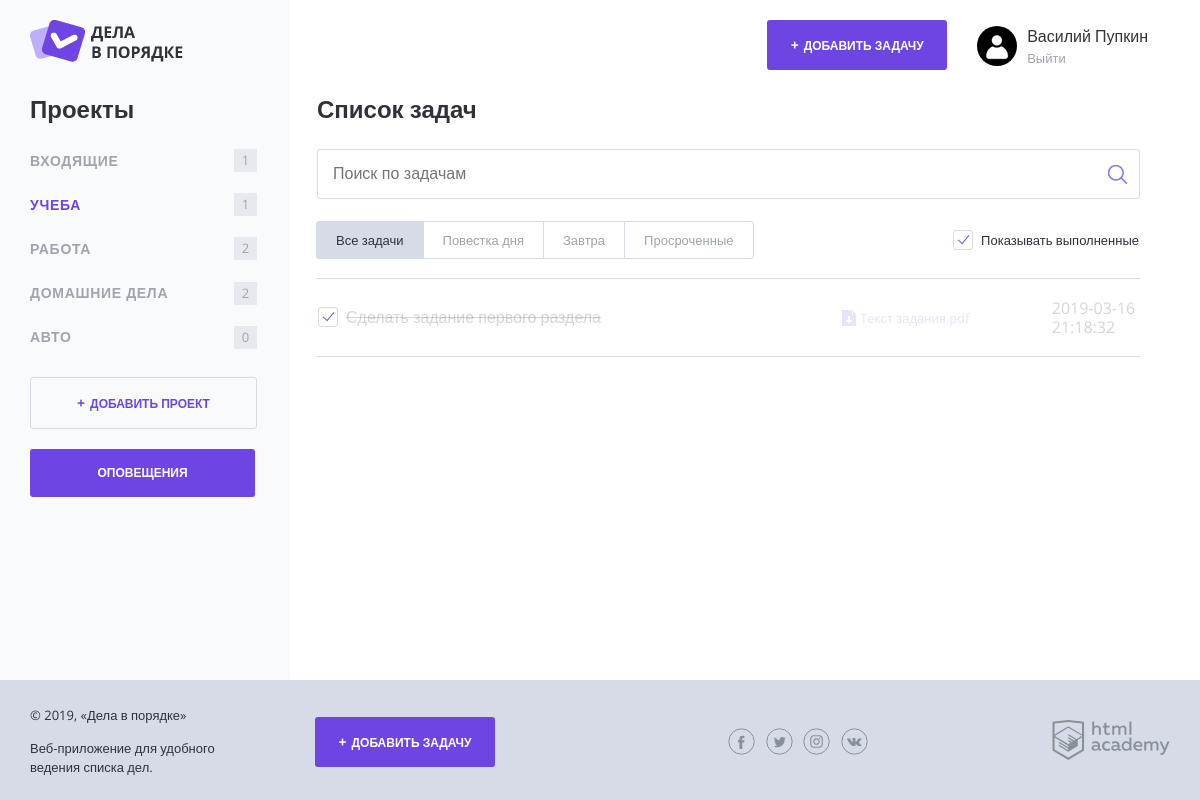
Screenshot of /index.php?condition=all&show_completed=1&project_id=2 (signed in) with the database file from the repository.
### tables this page shows
CREATE TABLE projects (
  id      INT UNSIGNED NOT NULL AUTO_INCREMENT PRIMARY KEY,
  user_id INT UNSIGNED NOT NULL DEFAULT 0,
  name    VARCHAR(50)
);

CREATE TABLE tasks (
  id              INT UNSIGNED     NOT NULL AUTO_INCREMENT PRIMARY KEY,
  project_id      INT UNSIGNED     NOT NULL DEFAULT 0,
  user_id         INT UNSIGNED     NOT NULL DEFAULT 0,
  creation_date   TIMESTAMP        NOT NULL DEFAULT CURRENT_TIMESTAMP,
  completion_date TIMESTAMP,
  status          TINYINT UNSIGNED NOT NULL DEFAULT 0,
  name            CHAR(64)         NOT NULL DEFAULT '',
  file            CHAR(50)         NOT NULL DEFAULT '',
  expiration_date TIMESTAMP        NOT NULL DEFAULT CURRENT_TIMESTAMP
);

### definitions/functions.php (called while the page is built, shortened)
<?php
    require_once('db_functions.php');
    require_once('session_functions.php');
    function include_template ($name, $data) {
        $name = 'templates/' . $name;
        extract($data);
        require $name;
        return ob_get_clean();
    }
    function get_assoc_element ($data, $key, $array_return = false) {
        $empty_value = $array_return ? [] : '';
        return isset($data) && is_array($data) && array_key_exists($key, $data) && isset($data[$key]) ? $data[$key] : $empty_value;
    }
    function get_pure_data ($data, $key) {
        return isset($data) && array_key_exists($key, $data) && isset($data[$key]) ? trim(strip_tags($data[$key])) : '';
    }
    function get_task_classname ($status, $seconds_left) {
        $seconds_left = empty($seconds_left) ? 0 : $seconds_left;
        $result = ($status) ? 'task--completed' : '';
        $result .= ($seconds_left <= 24 * 3600) ? ' ' . 'task--important' : '';
        return $result;
    }
    function get_current_tab_classname ($current, $tab) {
        return $current === $tab ? ' tasks-switch__item--active ' : '';
    }
    function get_href_by_current_filters ($current_filter, $show_completed, $project_id = null) {
        return 'index.php?condition=' . $current_filter . '&show_completed=' . $show_completed . ($project_id ? '&project_id=' . $project_id : '');
    }
    function get_active_project_style ($current_project, $project_id) {
        return (intval($current_project) === intval($project_id)) ? ' style = "color: #6e45e2;" ' : '';
    }

### definitions/session_functions.php (called while the page is built, shortened)
<?php
    function is_auth_user () {
        return isset($_SESSION[DDONE_SESSION]);
    }
    function get_auth_user_property ($property_name, $specific_value = '') {
        $current = $specific_value;
        if (isset($_SESSION[DDONE_SESSION])) {
            $current = strip_tags(get_assoc_element($_SESSION[DDONE_SESSION], $property_name));
        }
        return $current;
    }

### definitions/db_functions.php (called while the page is built, shortened)
<?php
    function get_data_from_db (&$connection, $query, $user_error_message, $single = false) {
        $data = [[ERROR_KEY => $user_error_message]];
        if ($connection) {
            $result = mysqli_query($connection, $query);
            if ($result) {
                $data = $single ? mysqli_fetch_assoc($result) : mysqli_fetch_all($result, MYSQLI_ASSOC);
            } else {
                $data = [[ERROR_KEY => mysqli_error($connection)]];
            }
        }
        return $data;
    }
    function was_error (&$data) {
        return isset($data[0]) && array_key_exists(ERROR_KEY, $data[0]);
    }
    function get_user_projects ($connection, $user_id) {
        $sql = 'SELECT p.id, p.name, CASE WHEN tt.tasks_amount IS NULL THEN 0 ELSE tt.tasks_amount END AS tasks_amount
                    FROM projects AS p
                           LEFT OUTER JOIN (SELECT COUNT(*) AS tasks_amount, t.project_id
                                            FROM tasks AS t
                                            WHERE t.user_id = ' . mysqli_real_escape_string($connection, $user_id) . '
                                            GROUP BY t.project_id) AS tt ON p.id = tt.project_id
                    WHERE user_id =' . mysqli_real_escape_string($connection, $user_id) . ';';
        $data = get_data_from_db($connection, $sql, 'Невозможно получить данные о проектах');
        return (!$data || was_error($data)) ? [] : $data;
    }
    function get_user_tasks ($connection, $user_id, $show_completed, $project_id, $search_string, $filter_string = 'none') {
        $show_condition = $show_completed ? '' : ' AND status = 0 ';
        $project_condition = $project_id ? ' AND project_id = ' . mysqli_real_escape_string($connection, $project_id) . ' ' : '';
        $filter_condition = get_assoc_element(FILTER_CONDITION, mysqli_real_escape_string($connection, $filter_string));
        $filter_condition = empty($filter_condition) ? '' : ' AND ' . $filter_condition;
        $search_condition = empty($search_string) ? '' : ' AND  MATCH(name) AGAINST("' . $search_string . '" IN BOOLEAN MODE)';
        $sql = 'SELECT id, name , file, expiration_date, status,
                      GREATEST(0, TIMESTAMPDIFF(SECOND, NOW(), expiration_date))  AS time_left FROM tasks
                      WHERE user_id = ' . mysqli_real_escape_string($connection, $user_id) . $show_condition . $project_condition . $search_condition . $filter_condition . ';';
        $data = get_data_from_db($connection, $sql, 'Невозможно получить данные о задачах');
        return (!$data || was_error($data)) ? [] : $data;
    }
    function get_project_existance ($connection, $user_id, $id) {
        $sql = 'SELECT id FROM projects  WHERE id = ' . mysqli_real_escape_string($connection, $id) .
            ' AND user_id = ' . mysqli_real_escape_string($connection, $user_id) . ' LIMIT 1;';
        $result = get_data_from_db($connection, $sql, 'Невозможно получить id проекта для пользователя', true);
        return $result ? true : false;
    }

### templates/projects.php (the view)
<ul class="main-navigation__list">
    <?php foreach ($projects as $project): ?>
        <li class="main-navigation__list-item">
            <a class="main-navigation__list-item-link"
               href="<?= get_href_by_current_filters($current_filter, $show_completed, get_pure_data($project, 'id')); ?>"
                <?= get_active_project_style($current_project, get_pure_data($project, 'id')); ?>>
                <?= get_pure_data($project, 'name'); ?>
            </a>
            <span
                class="main-navigation__list-item-count"> <?= get_pure_data($project, 'tasks_amount'); ?>
            </span>
        </li>
    <?php endforeach; ?>
</ul>

### templates/index.php (shortened to what this page needs)
<div class="page-wrapper">
    <div class="container container--with-sidebar">
        <header class="main-header">
            <?= $logo_content; ?>
            <div class="main-header__side">
                <a class="main-header__side-item button button--plus open-modal" href="form-task.php">Добавить
                    задачу</a>
                <div class="main-header__side-item user-menu">
                    <?= $user_content; ?>
                </div>
            </div>
        </header>
        <div class="content">
            <section class="content__side">
                <h2 class="content__side-heading">Проекты</h2>
                <nav class="main-navigation">
                    <?= $projects_content; ?>
                </nav>
                <a class="button button--transparent button--plus content__side-button"
                   href="form-project.php">Добавить проект</a>
                <a class="button content__side-button" href="notify.php" style="margin-top: 20px;">Оповещения</a>
            </section>
            <main class="content__main">
                <h2 class="content__main-heading">Список задач</h2>
                <?= $search_content; ?>
                <div class="tasks-controls">
                    <nav class="tasks-switch">
                        <?php foreach ($condition_descriptions as $condition_key => $condition_text): ?>
                            <a href="<?= get_href_by_current_filters($condition_key, $show_completed, $current_project); ?>"
                               class="tasks-switch__item <?= get_current_tab_classname($current_filter, $condition_key); ?>">
                                <?= $condition_text; ?>
                            </a>
                        <?php endforeach; ?>
                    </nav>
                    <label class="checkbox">
                        <span class="checkbox__text">Показывать выполненные</span>
                    </label>
                </div>
                <?php if (count($tasks) > 0): ?>
                    <table class="tasks">
                        <?php foreach ($tasks as $task): ?>
                            <?php if (!get_pure_data($task, 'status') || get_pure_data($task, 'status') && $show_completed): ?>
                                <tr class="tasks__item task <?= get_task_classname(get_pure_data($task, 'status'), get_pure_data($task, 'time_left')); ?>">
                                    <td class="task__select">
                                        <label class="checkbox task__checkbox">
                                            <span class="checkbox__text"> <?= get_pure_data($task, 'name'); ?></span>
                                        </label>
                                    </td>
                                    <td class="task__file">
                                        <a class="download-link" href="<?= $path . get_pure_data($task, 'file'); ?>">
                                            <?= get_pure_data($task, 'file'); ?>
                                        </a>
                                    </td>
                                    <td class="task__date"> <?= get_pure_data($task, 'expiration_date'); ?></td>
                                </tr>
                            <?php endif; ?>
                        <?php endforeach; ?>
                    </table>
                <?php else: ?>
                    <p>Не найдено задач по заданным критериям</p>
                <?php endif; ?>
            </main>
        </div>
    </div>
</div>

### rows the page displays
projects: name "ВХОДЯЩИЕ", project "1"
projects: name "УЧЕБА", project "1"
projects: name "РАБОТА", project "2"
projects: name "ДОМАШНИЕ ДЕЛА", project "2"
projects: name "АВТО", project "0"
tasks: name "Сделать задание первого раздела", file "Tекст задания.pdf", expiration_date "2019-03-16 21:18:32"

### other values shown
$user_name "Василий Пупкин"
$condition_text "Все задачи"
$condition_text "Повестка дня"
$condition_text "Завтра"
$condition_text "Просроченные"
$title "Дела в порядке"
